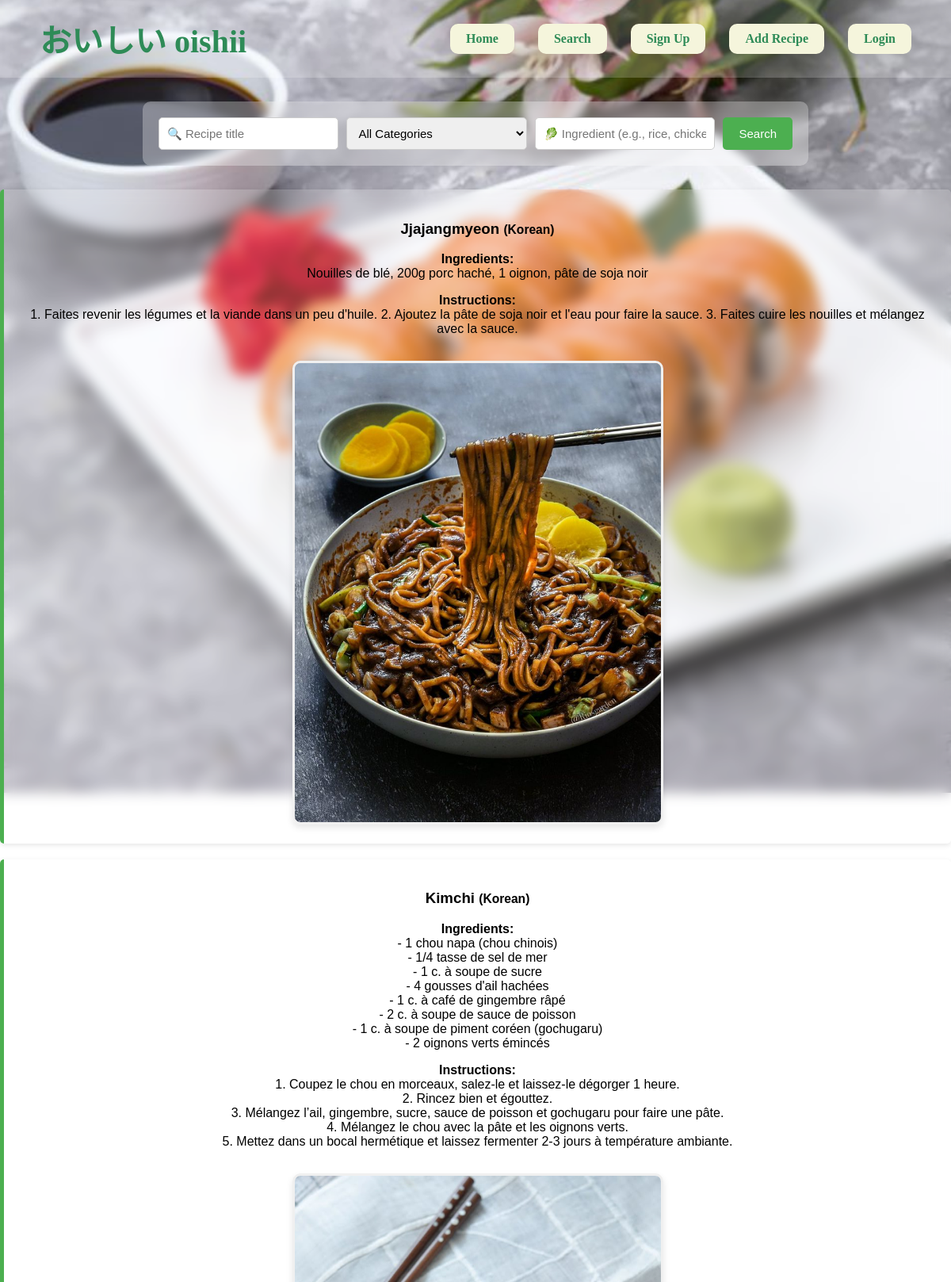
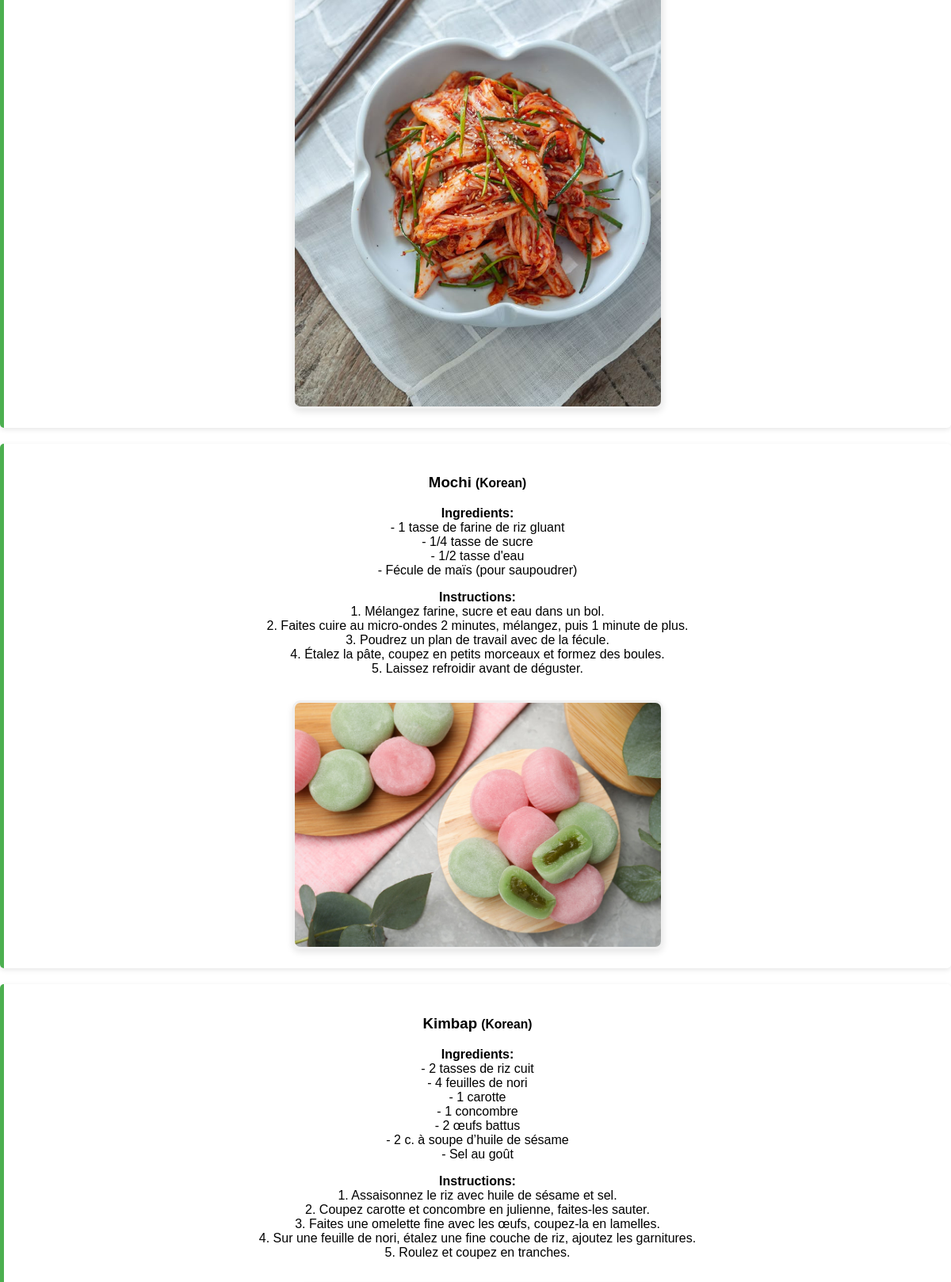
Screenshot of /search.php (upper part) with the database file from the repository (2 pictures, top to bottom).
### tables this page shows
CREATE TABLE `recipes` (
  `id` int(11) NOT NULL auto_increment,
  `title` varchar(255) NOT NULL,
  `category` varchar(100) NOT NULL,
  `ingredients` text NOT NULL,
  `instructions` text NOT NULL,
  `image` varchar(255) default NULL,
  `user_id` int(11) default NULL,
  PRIMARY KEY  (`id`),
  KEY `user_id` (`user_id`)
);

### search.php (the view, shortened to what this page needs)
<?php
include('db_connect.php');
$q = isset($_GET['q']) ? trim($_GET['q']) : '';
$category = isset($_GET['category']) ? trim($_GET['category']) : '';
$ingredient = isset($_GET['ingredient']) ? trim($_GET['ingredient']) : '';
?>
<!DOCTYPE html>
<html lang="en">
<head>
</head>
<body>
<header>
    <h1>おいしい oishii</h1>
    <nav>
        <a href="index.html">Home</a>
        <a href="search.php">Search</a>
        <a href="signup.php">Sign Up</a>
        <a href="add_recipe.php">Add Recipe</a>
        <a href="login.php">Login</a>
    </nav>
</header>
<form method="get" action="">
    <input type="text" name="q" placeholder="🔍 Recipe title" value="<?php echo htmlspecialchars($q); ?>">
    <select name="category">
        <option value=""> All Categories</option>
    </select>
    <input type="text" name="ingredient" placeholder="🥬 Ingredient (e.g., rice, chicken)" value="<?php echo htmlspecialchars($ingredient); ?>">
    <button type="submit">Search</button>
</form>
<?php
$whereClause = '';
$query = "SELECT id, title, category, ingredients, instructions, image FROM recipes $whereClause";
$stmt = $conn->prepare($query);
$stmt->execute();
$stmt->bind_result($id, $title, $category, $ingredients, $instructions, $image);
while ($stmt->fetch()) {
    echo "<div class='recipe'>";
    echo "<h3>" . htmlspecialchars($title) . " <small>(" . htmlspecialchars($category) . ")</small></h3>";
    echo "<p><strong>Ingredients:</strong><br>" . nl2br(htmlspecialchars($ingredients)) . "</p>";
    echo "<p><strong>Instructions:</strong><br>" . nl2br(htmlspecialchars($instructions)) . "</p>";
    echo "<img src='uploads/" . htmlspecialchars($image) . "' alt='Recipe image'>";
    echo "</div>";
}
?>
</body>
</html>

### search.php (style rules this page uses)
body { font-family: Arial, sans-serif; background-image: url("b.jpeg"); background-size: cover; background-position: center; background-repeat: no-repeat; margin: 0; padding: 0; text-align: center; color: #fff; animation: fadeIn 1s ease-out; }
header { background: rgba(255, 255, 255, 0.2); display: flex; justify-content: space-between; align-items: center; padding: 20px 50px; flex-wrap: wrap; animation: slideInFromTop 1s ease-out; }
header h1 { font-size: 2.5em; color: seagreen; font-family: Georgia, 'Times New Roman', Times, serif; margin: 0; }
nav { display: flex; gap: 30px; flex-wrap: wrap; justify-content: center; }
nav a { text-decoration: none; color: seagreen; background: beige; padding: 10px 20px; border-radius: 10px; font-weight: bold; font-family: Georgia, 'Times New Roman', Times, serif; transition: transform 0.3s ease, background 0.3s ease; animation: fadeInUp 1.5s ease-out; }
form { background: rgba(255, 255, 255, 0.3); padding: 20px; border-radius: 10px; max-width: 800px; margin: 30px auto; display: flex; flex-wrap: wrap; gap: 10px; justify-content: center; backdrop-filter: blur(6px); animation: fadeInUp 1.5s ease-out; }
input[type="text"], select { padding: 10px; flex: 1; min-width: 200px; border: 1px solid #ccc; border-radius: 5px; font-size: 15px; }
button { padding: 10px 20px; background-color: #4CAF50; color: white; border: none; border-radius: 5px; font-size: 15px; cursor: pointer; animation: bounce 1s ease infinite; }
.recipe { background: rgba(255, 255, 255, 0.2); padding: 20px; margin-bottom: 20px; border-left: 5px solid #4CAF50; border-radius: 5px; box-shadow: 0 2px 6px rgba(0, 0, 0, 0.1); backdrop-filter: blur(8px); -webkit-backdrop-filter: blur(8px); transition: transform 0.3s ease, box-shadow 0.3s ease, background 0.3s ease; opacity: 0; color: #000; animation: fadeInUp 1s ease-out forwards; }
.recipe img { margin-top: 15px; max-width: 40%; height: auto; border-radius: 10px; border: 3px solid #f0f0f0; box-shadow: 0 4px 8px rgba(0, 0, 0, 0.1); transition: transform 0.3s ease, box-shadow 0.3s ease; }

### rows the page displays
recipes: title "Jjajangmyeon", category "Korean", ingredients "Nouilles de blé, 200g porc haché, 1 oignon, pâte de soja noir", instructions "1. Faites revenir les légumes et la viande dans un peu d'huile. 2. Ajoutez la pâte de soja noir et l'eau pour faire la sauce. 3. Faites cuire les nouilles et mélangez avec la sauce.", image (picture)
recipes: title "Kimchi", category "Korean", ingredients "- 1 chou napa (chou chinois) - 1/4 tasse de sel de mer - 1 c. à soupe de sucre - 4 gousses d'ail hachées - 1 c. à café de gingembre râpé - 2 c. à soupe de sauce de poisson - 1 c. à soupe de piment coréen (gochugaru) - 2 oignons verts émincés", instructions "1. Coupez le chou en morceaux, salez-le et laissez-le dégorger 1 heure. 2. Rincez bien et égouttez. 3. Mélangez l’ail, gingembre, sucre, sauce de poisson et gochugaru pour faire une pâte. 4. Mélangez le chou avec la pâte et les oignons verts. 5. Mettez dans un bocal hermétique et laissez fermenter 2-3 jours à température ambiante.", image (picture)
recipes: title "Mochi", category "Korean", ingredients "- 1 tasse de farine de riz gluant - 1/4 tasse de sucre - 1/2 tasse d'eau - Fécule de maïs (pour saupoudrer)", instructions "1. Mélangez farine, sucre et eau dans un bol. 2. Faites cuire au micro-ondes 2 minutes, mélangez, puis 1 minute de plus. 3. Poudrez un plan de travail avec de la fécule. 4. Étalez la pâte, coupez en petits morceaux et formez des boules. 5. Laissez refroidir avant de déguster.", image (picture)
recipes: title "Kimbap", category "Korean", ingredients "- 2 tasses de riz cuit - 4 feuilles de nori - 1 carotte - 1 concombre - 2 œufs battus - 2 c. à soupe d’huile de sésame - Sel au goût", instructions "1. Assaisonnez le riz avec huile de sésame et sel. 2. Coupez carotte et concombre en julienne, faites-les sauter. 3. Faites une omelette fine avec les œufs, coupez-la en lamelles. 4. Sur une feuille de nori, étalez une fine couche de riz, ajoutez les garnitures. 5. Roulez et coupez en tranches."
